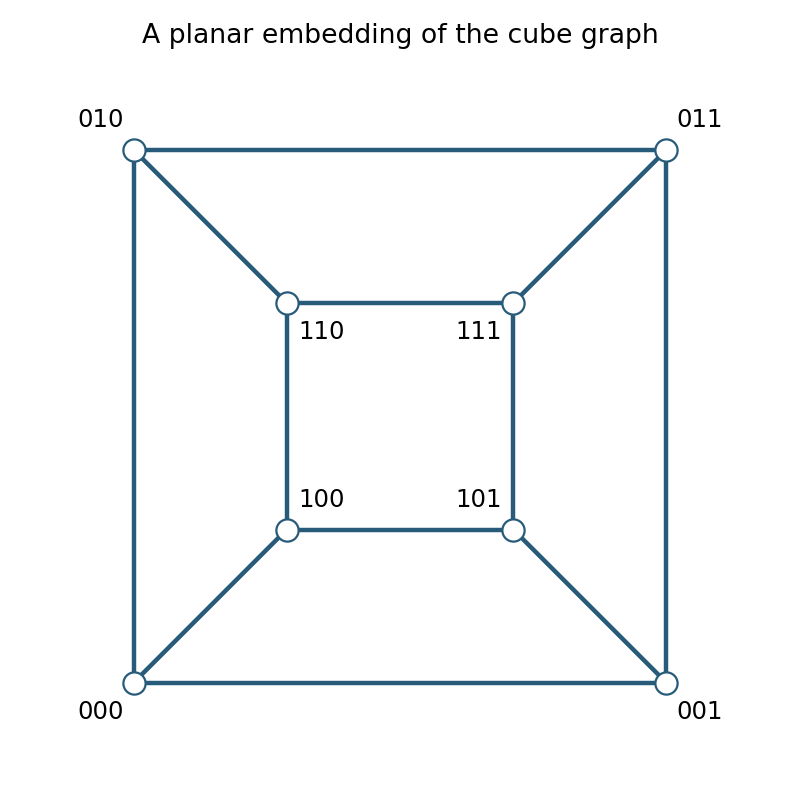

The script that saved this image:
"""Original planar cube drawing; Python 3.14, matplotlib. Output is in CWD."""
from pathlib import Path
import itertools
import matplotlib
matplotlib.use('Agg')
import matplotlib.pyplot as plt

corners={'00':(-1,-1),'01':(1,-1),'11':(1,1),'10':(-1,1)}
pos={str(a)+bc:tuple((2 if a==0 else .85)*u for u in xy)for a in [0,1]for bc,xy in corners.items()}
fig,ax=plt.subplots(figsize=(5,5),facecolor='white');ax.set_facecolor('white')
for v,w in itertools.combinations(pos,2):
 if sum(a!=b for a,b in zip(v,w))==1:
  ax.plot([pos[v][0],pos[w][0]],[pos[v][1],pos[w][1]],color='#285b79',lw=2,zorder=1)
for v,(x,y)in pos.items():
 ax.scatter([x],[y],s=100,color='white',edgecolor='#285b79',zorder=2)
 dx,dy=((.25 if x>0 else -.25),(.22 if y>0 else -.22))if v[0]=='0'else((-.26 if x>0 else .26),(-.22 if y>0 else .22))
 ax.text(x+dx,y+dy,v,ha='center',va='center',fontsize=11,zorder=3)
ax.set(xlim=(-2.7,2.7),ylim=(-2.7,2.7));ax.set_aspect('equal');ax.axis('off');ax.set_title('A planar embedding of the cube graph')
fig.tight_layout();fig.savefig(Path('2008-planar-cube.png'),dpi=160,facecolor='white');plt.close(fig)
